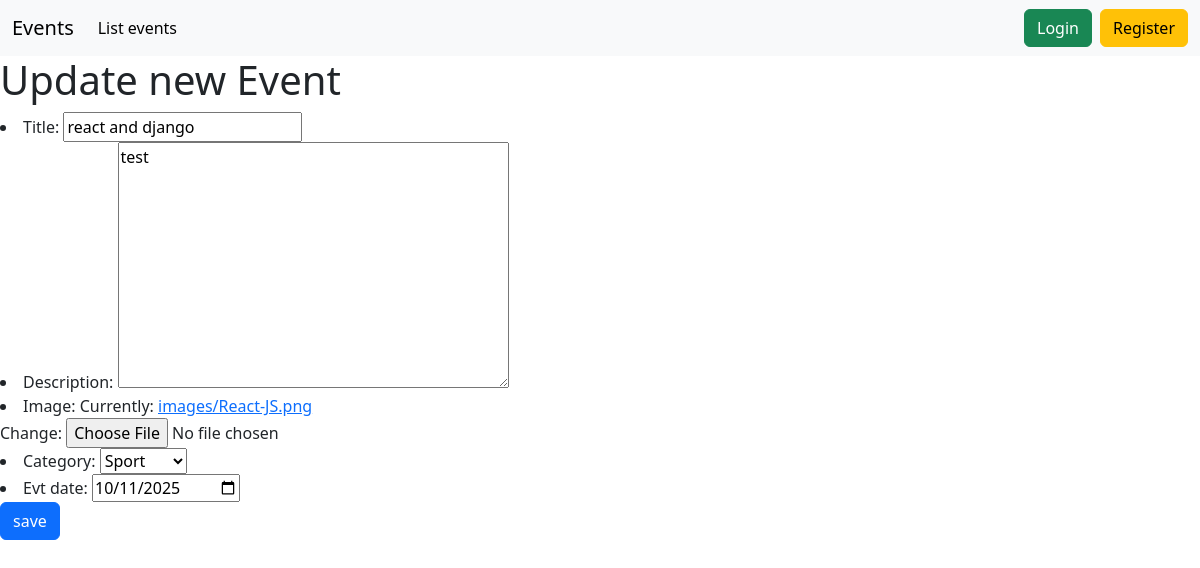
/event/update/1, run on the app's committed database.
### Event/models.py (models this page shows, shortened)
class Event (models.Model):
    title = models.CharField(max_length=20)
    description = models.TextField()
    image =models.ImageField(upload_to='images')
    category = models.CharField(max_length=20 , choices=category_list)
    state = models.BooleanField(default=True)
    nbr_participants = models.IntegerField(default=0)
    evt_date= models.DateTimeField()
    creation_date= models.DateField(auto_now_add=True)
    updated_date = models.DateField(auto_now=True)
    organisateur = models.ForeignKey(Person, on_delete=models.SET_NULL ,null=True )
    participant= models.ManyToManyField(Person, through="Participation" , related_name="participant")
    class Meta:
        constraints= [
            models.CheckConstraint(check= models.Q(evt_date__gt=datetime.now()), name="Please check event date")
        ]

### Event/views.py (the view)
# urls.py: path('update/<int:pk>',UpdateEvent.as_view(),name="updateEvent"),
class UpdateEvent(UpdateView):
    model=Event
    form_class=EventForm
    template_name="event/update.html"
    success_url=reverse_lazy('listEvents')

### Event/forms.py
class EventForm(ModelForm):
    class Meta:
        model=Event
        fields ="__all__"
        exclude= ('participant','state','nbr_participants','organisateur',)
        widgets={'evt_date':DateInput(),}

### Template/event/update.html (shortened to what this page needs)
{% extends 'base.html' %}
{% block content %}
<h1>Update new Event</h1>
<form action="" method="post" enctype="multipart/form-data">
{{form.as_ul}}
<input type="submit" value="save" class="btn btn-primary">
</form>
{% endblock %}

### data on the page
Event: title "react and django", description "test", category "Sport", evt_date "10/11/2025"
